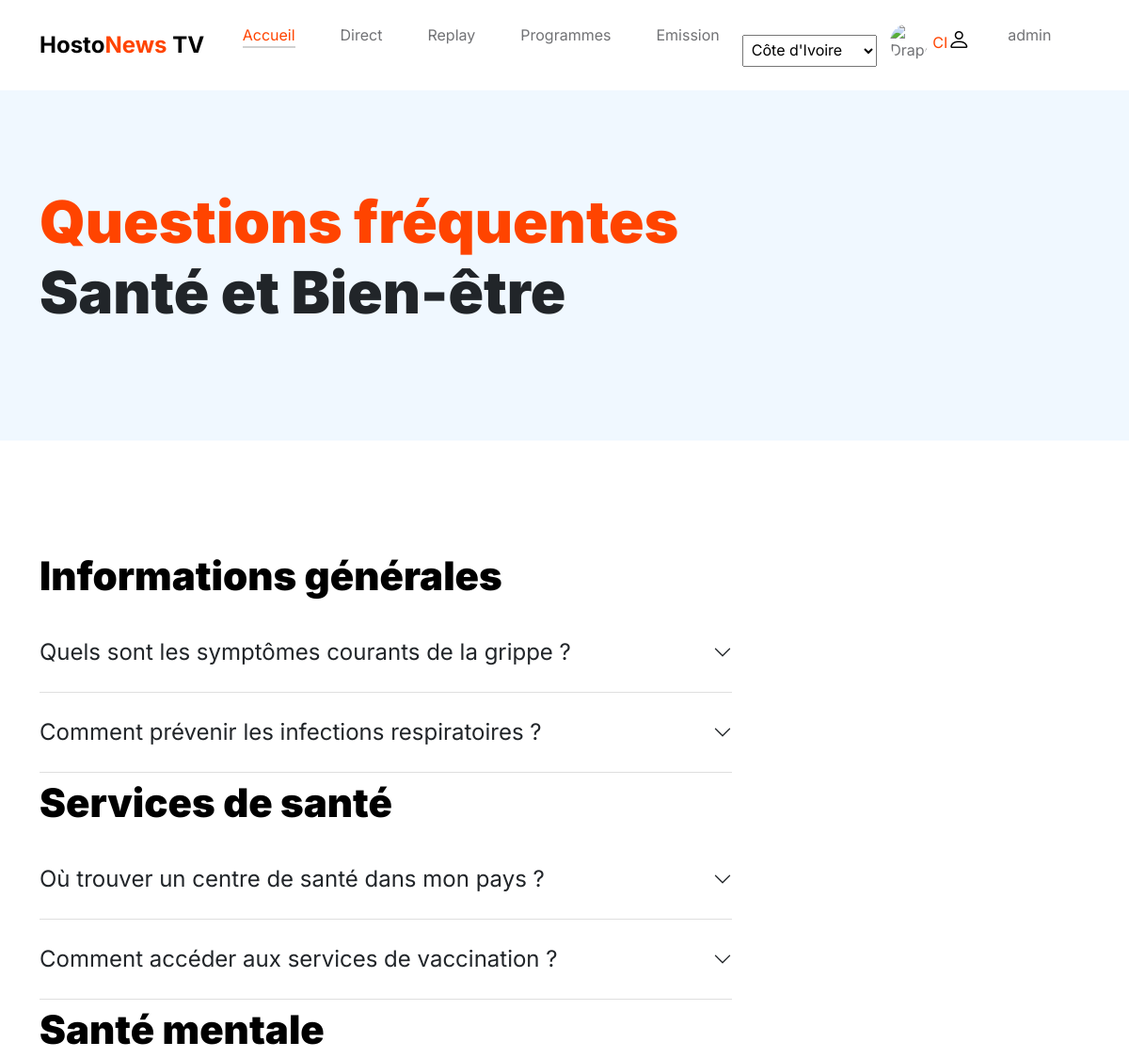
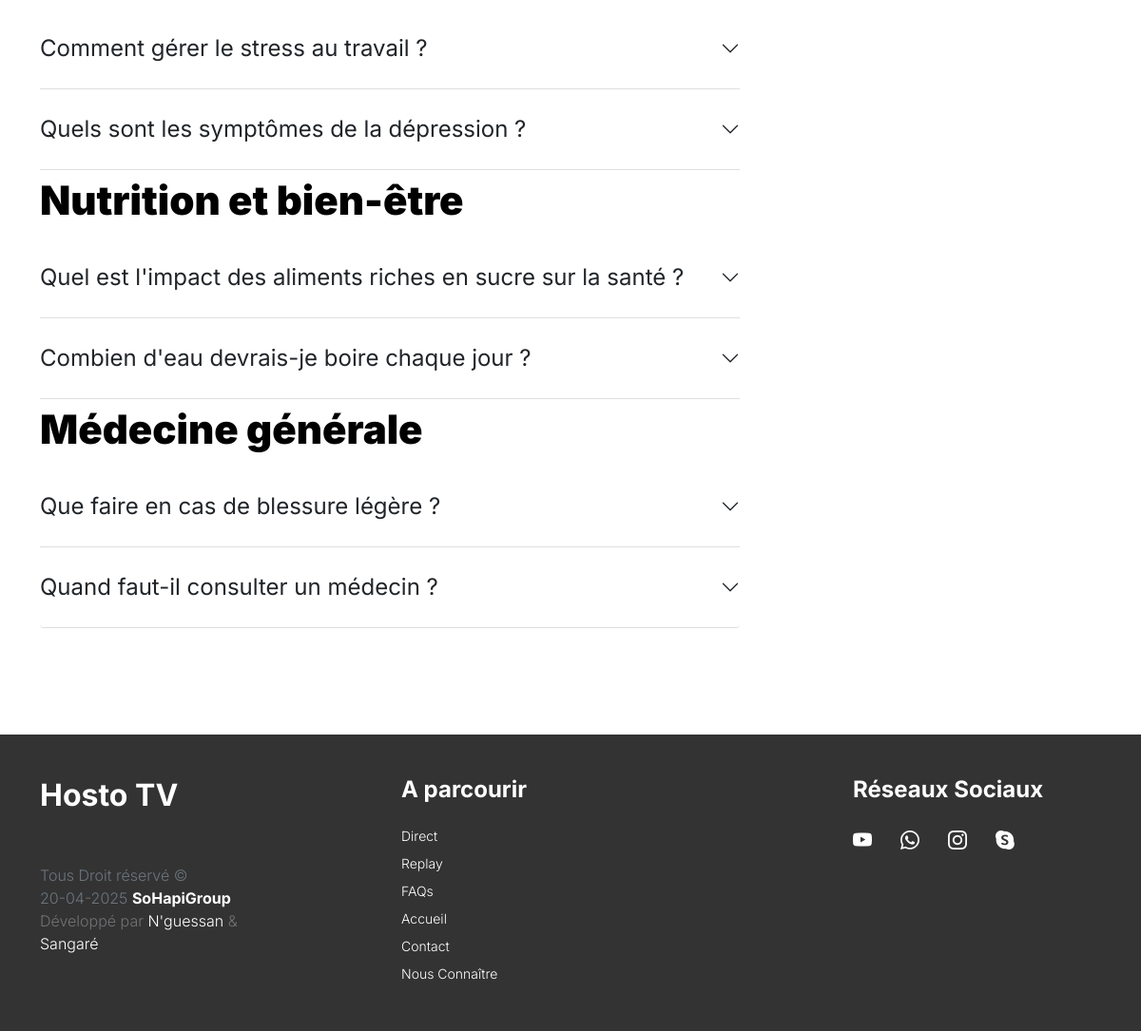
The app's page /faq.php with its own data (2 pictures, top to bottom).
### tables this page shows
CREATE TABLE IF NOT EXISTS `faq` (
  `id` int NOT NULL AUTO_INCREMENT,
  `category` varchar(255) NOT NULL,
  `question` text NOT NULL,
  `answer` text NOT NULL,
  `created_at` timestamp NULL DEFAULT CURRENT_TIMESTAMP,
  `updated_at` timestamp NULL DEFAULT CURRENT_TIMESTAMP ON UPDATE CURRENT_TIMESTAMP,
  PRIMARY KEY (`id`)
);

### faq.php (the view, shortened to what this page needs)
<?php
    include('entete1.php');
    include('entete2.php');
    $sql = "SELECT * FROM faq";
    $result = $conn->query($sql);
?>
            <header class="site-header section-padding d-flex justify-content-center align-items-center">
                <div class="container">
                    <div class="row">
                        <div class="col-lg-10 col-12">
                            <h1>
                                <span class="d-block text-primary">Questions fréquentes</span>
                                <span class="d-block text-dark">Santé et Bien-être</span>
                            </h1>
                        </div>
                    </div>
                </div>
            </header>
                <section class="faq section-padding">
                    <div class="container">
                        <div class="row">
                            <div class="col-lg-8 col-12">
                                <?php
                                $currentCategory = '';
                                if ($result->num_rows > 0) {
                                    while($row = $result->fetch_assoc()) {
                                        if ($currentCategory != $row['category']) {
                                            $currentCategory = $row['category'];
                                            echo "<h2>" . htmlspecialchars($currentCategory) . "</h2>";
                                            echo '<div class="accordion" id="accordion' . str_replace(' ', '', $currentCategory) . '">';
                                        }
                                        echo '<div class="accordion-item">
                                                <h2 class="accordion-header" id="heading' . $row['id'] . '">
                                                    <button class="accordion-button collapsed" type="button" data-bs-toggle="collapse" data-bs-target="#accordion' . $row['id'] . '" aria-expanded="false" aria-controls="accordion' . $row['id'] . '">
                                                        ' . htmlspecialchars($row['question']) . '
                                                    </button>
                                                </h2>
                                                <div id="accordion' . $row['id'] . '" class="accordion-collapse collapse" aria-labelledby="heading' . $row['id'] . '" data-bs-parent="#accordion' . str_replace(' ', '', $currentCategory) . '">
                                                    <div class="accordion-body">
                                                        <p class="large-paragraph">' . nl2br(htmlspecialchars($row['answer'])) . '</p>
                                                    </div>
                                                </div>
                                            </div>';
                                    }
                                    echo '</div>';
                                } else {
                                    echo "Aucune question n'a été trouvée.";
                                }
                                ?>
                            </div>
                        </div>
                    </div>
                </section>
        </main>
<?php include('footer.php');?>

### css/tooplate-little-fashion.css (style rules this page uses)
:root { --white-color: #FFFFFF; --primary-color: #FF4400; --section-bg-color: #f0f8ff; --dark-color: #000000; --grey-color: #d0d1d1; --p-color: #717275; --body-font-family: 'Inter', sans-serif; --h5-font-size: 24px; --p-font-size: 20px; --copyright-text-font-size: 16px; --product-link-font-size: 14px; --custom-link-font-size: 12px; --font-weight-thin: 100; --font-weight-light: 300; --font-weight-normal: 400; --font-weight-bold: 700; --font-weight-black: 900; }
body, html { height: 100%; }
html { scroll-behavior: smooth; }
body { background: var(--white-color); font-family: var(--body-font-family); position: relative; }
h2, h3, h4, h5, h6 { color: var(--dark-color); line-height: inherit; }
h1, h2, h3, h4, h5, h6 { font-weight: var(--font-weight-bold); }
h1, h2 { font-weight: var(--font-weight-black); }
h1 { font-size: 64px; line-height: normal; }
h2 { font-size: 42px; }
a, button { touch-action: manipulation; transition: all 0.3s; }
.text-primary { color: var(--primary-color) !important; }
.site-header { background-color: var(--section-bg-color); position: relative; overflow: hidden; margin-top: 86px; }
.site-header.section-padding { padding-top: 7rem; padding-bottom: 7rem; }
section { content-visibility: auto; contain-intrinsic-size: 700px; }
.section-padding { padding-top: 7rem; padding-bottom: 7rem; }
.accordion-item { background-color: transparent; border-top: 0; border-right: 0; border-left: 0; }
.accordion-button { background-color: transparent; box-shadow: none; }
.accordion-button { font-size: 1.5rem; font-weight: var(--font-weight-normal); padding-top: 1.5rem; padding-right: 0; padding-bottom: 1.5rem; padding-left: 0; }
@media screen and (max-width: 1200px) { h1 { font-size: 62px; } }

### records on screen
faq: category "Informations générales", question "Quels sont les symptômes courants de la grippe ?"
faq: question "Comment prévenir les infections respiratoires ?"
faq: category "Services de santé", question "Où trouver un centre de santé dans mon pays ?"
faq: question "Comment accéder aux services de vaccination ?"
faq: category "Santé mentale", question "Comment gérer le stress au travail ?"
faq: question "Quels sont les symptômes de la dépression ?"
faq: category "Nutrition et bien-être", question "Quel est l'impact des aliments riches en sucre sur la santé ?"
faq: question "Combien d'eau devrais-je boire chaque jour ?"
faq: category "Médecine générale", question "Que faire en cas de blessure légère ?"
faq: question "Quand faut-il consulter un médecin ?"

### other values on screen
$date->format("d-m-Y") "20-04-2025"
